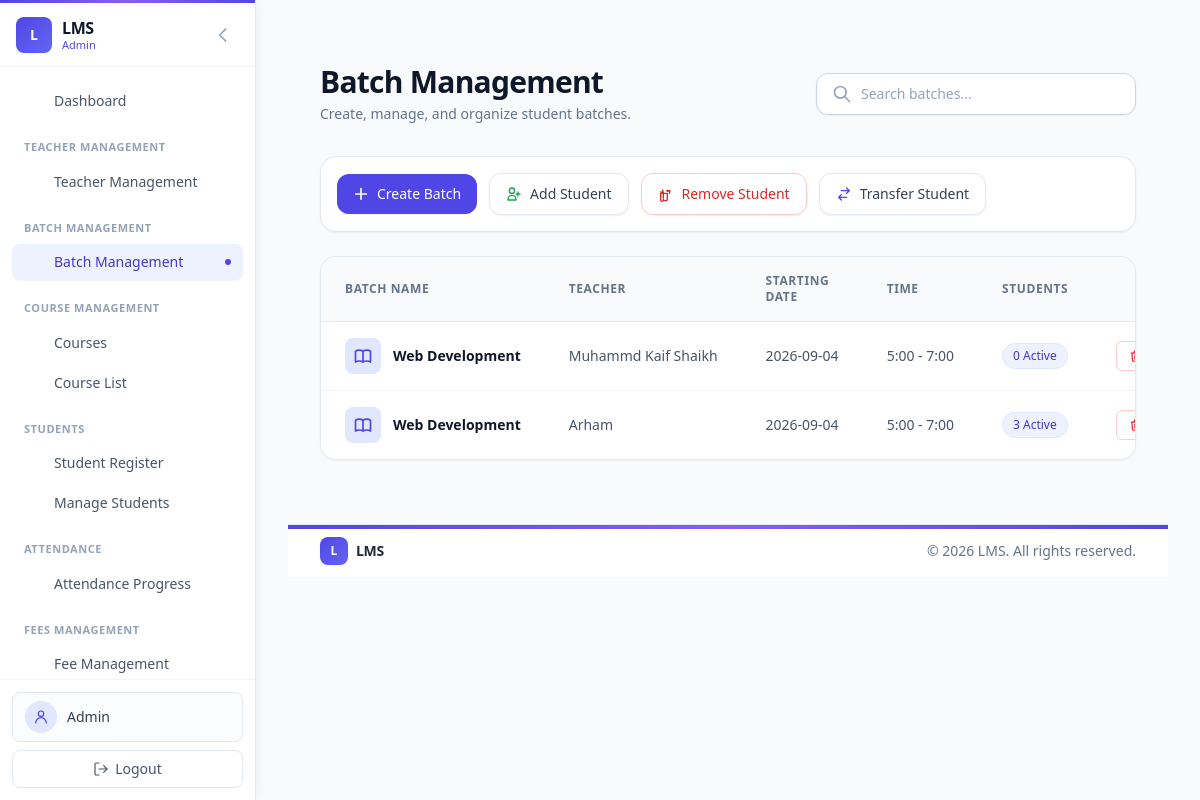
/admin/controller/teacher/batch_approval.php (signed in), run on the app's committed database.
### tables this page shows
CREATE TABLE `batches` (
  `id` int(11) NOT NULL,
  `batch_name` varchar(100) NOT NULL,
  `starting_date` date NOT NULL,
  `batch_time` varchar(50) NOT NULL,
  `teacher_id` int(11) NOT NULL,
  `status` enum('pending','approved','rejected') NOT NULL DEFAULT 'pending',
  `created_at` timestamp NOT NULL DEFAULT current_timestamp()
);

CREATE TABLE `users` (
  `id` int(11) NOT NULL,
  `full_name` varchar(100) NOT NULL,
  `email` varchar(100) NOT NULL,
  `password` varchar(255) NOT NULL,
  `contact` varchar(20) NOT NULL,
  `role` enum('admin','teacher','accountant') NOT NULL,
  `status` enum('pending','approved','rejected') NOT NULL DEFAULT 'pending',
  `created_at` timestamp NOT NULL DEFAULT current_timestamp()
);

### admin/controller/teacher/batch_approval.php (called while the page is built, shortened)
<?php
$batchModel = new Batch($conn);
$batches = $batchModel->getAllBatchesWithDetails();
include BASE_PATH . 'admin/view/teacher/batch_approval.php';
?>

### includes/autoload.php (called while the page is built, shortened)
<?php
spl_autoload_register(function ($class_name) {
    $model_file = BASE_PATH . 'models/' . $class_name . '.php';
});

### models/Batch.php (called while the page is built, shortened)
<?php
class Batch
{
    private $conn;
    public function __construct($conn)
    {
        $this->conn = $conn;
    }
    public function getAllBatchesWithDetails()
    {
        $batches = [];
        $sql = "
            SELECT
                b.id,
                b.batch_name,
                b.starting_date,
                b.batch_time,
                b.status,
                b.created_at,
                b.teacher_id,
                u.full_name AS teacher_name,
                COUNT(bs.student_id) AS total_students
            FROM batches b
            JOIN users u ON b.teacher_id = u.id
            LEFT JOIN batch_students bs ON bs.batch_id = b.id
            GROUP BY b.id, b.batch_name, b.starting_date, b.batch_time, b.status, b.created_at, b.teacher_id, u.full_name
            ORDER BY b.created_at DESC
        ";
        $result = $this->conn->query($sql);
        if ($result) {
            while ($row = $result->fetch_assoc()) {
                $batches[] = $row;
            }
        }
        return $batches;
    }
}

### admin/view/teacher/batch_approval.php (the view, shortened to what this page needs)
<div class="max-w-7xl mx-auto px-4 sm:px-6 lg:px-8 py-8">
    <div class="flex flex-col sm:flex-row sm:items-center sm:justify-between gap-4 mb-8">
        <div>
            <h1 class="text-3xl font-bold text-slate-900 tracking-tight">Batch Management</h1>
            <p class="text-sm text-slate-500 mt-1">Create, manage, and organize student batches.</p>
        </div>
        <div class="relative w-full sm:w-80">
            <div class="absolute inset-y-0 left-0 pl-4 flex items-center pointer-events-none text-slate-400">
            </div>
            <input
                type="text"
                id="batch-search"
                placeholder="Search batches..."
                class="block w-full pl-11 pr-4 py-2.5 bg-white border border-slate-300 rounded-xl shadow-sm text-sm text-slate-700 placeholder-slate-400 focus:outline-none focus:ring-2 focus:ring-indigo-500 focus:border-indigo-500 transition-all"
            >
        </div>
    </div>
    <div class="bg-white p-4 rounded-2xl border border-slate-200 shadow-sm mb-6 flex flex-wrap items-center gap-3">
        <button type="button" onclick="openModal('createBatchModal')" class="inline-flex items-center gap-2 bg-indigo-600 hover:bg-indigo-700 text-white font-medium text-sm py-2.5 px-4 rounded-xl shadow-sm transition-colors">
            <svg class="h-4 w-4" fill="none" stroke="currentColor" viewBox="0 0 24 24"><path stroke-linecap="round" stroke-linejoin="round" stroke-width="2.5" d="M12 4v16m8-8H4"/></svg>
            Create Batch
        </button>
        <button type="button" onclick="openModal('addStudentModal')" class="inline-flex items-center gap-2 bg-white border border-slate-200 hover:bg-slate-50 text-slate-700 font-medium text-sm py-2.5 px-4 rounded-xl shadow-sm transition-colors">
            <svg class="h-4 w-4 text-green-600" fill="none" stroke="currentColor" viewBox="0 0 24 24"><path stroke-linecap="round" stroke-linejoin="round" stroke-width="2" d="M18 9v3m0 0v3m0-3h3m-3 0h-3m-2-5a4 4 0 11-8 0 4 4 0 018 0zM3 20a6 6 0 0112 0v1H3v-1z"/></svg>
            Add Student
        </button>
        <button type="button" onclick="openModal('removeStudentModal')" class="inline-flex items-center gap-2 bg-white border border-red-200 hover:bg-red-50 text-red-600 font-medium text-sm py-2.5 px-4 rounded-xl shadow-sm transition-colors">
            <svg class="h-4 w-4" fill="none" stroke="currentColor" viewBox="0 0 24 24"><path stroke-linecap="round" stroke-linejoin="round" stroke-width="2" d="M13 7h5m0 0l-1 4m1-4l-4 1M6 10h2m0 0L7 6m1 4l-4-1m4 9V11m0 10a2 2 0 01-2 2H6a2 2 0 01-2-2V11h10v9a2 2 0 01-2 2h-2a2 2 0 01-2-2z"/></svg>
            Remove Student
        </button>
        <button type="button" onclick="openModal('transferStudentModal')" class="inline-flex items-center gap-2 bg-white border border-slate-200 hover:bg-slate-50 text-slate-700 font-medium text-sm py-2.5 px-4 rounded-xl shadow-sm transition-colors">
            <svg class="h-4 w-4 text-indigo-600" fill="none" stroke="currentColor" viewBox="0 0 24 24"><path stroke-linecap="round" stroke-linejoin="round" stroke-width="2" d="M8 7h12m0 0l-4-4m4 4l-4 4m0 6H4m0 0l4 4m-4-4l4-4"/></svg>
            Transfer Student
        </button>
    </div>
    <div class="bg-white shadow-sm rounded-2xl border border-slate-200 overflow-hidden">
        <div class="overflow-x-auto">
            <table class="min-w-full divide-y divide-slate-200" id="batches-table">
                <thead class="bg-slate-50">
                    <tr>
                        <th class="px-6 py-4 text-left text-xs font-semibold text-slate-500 uppercase tracking-wider">Batch Name</th>
                        <th class="px-6 py-4 text-left text-xs font-semibold text-slate-500 uppercase tracking-wider">Teacher</th>
                        <th class="px-6 py-4 text-left text-xs font-semibold text-slate-500 uppercase tracking-wider">Starting Date</th>
                        <th class="px-6 py-4 text-left text-xs font-semibold text-slate-500 uppercase tracking-wider">Time</th>
                        <th class="px-6 py-4 text-left text-xs font-semibold text-slate-500 uppercase tracking-wider">Students</th>
                        <th class="px-6 py-4 text-right text-xs font-semibold text-slate-500 uppercase tracking-wider">Action</th>
                    </tr>
                </thead>
                <tbody class="bg-white divide-y divide-slate-100">
                    <?php foreach ($batches as $batch): ?>
                        <tr class="hover:bg-slate-50 transition-colors">
                            <td class="px-6 py-4 whitespace-nowrap">
                                <div class="flex items-center gap-3">
                                    <div class="h-9 w-9 rounded-lg bg-indigo-100 flex items-center justify-center flex-shrink-0">
                                    </div>
                                    <span class="text-sm font-semibold text-slate-900"><?php echo htmlspecialchars($batch['batch_name']); ?></span>
                                </div>
                            </td>
                            <td class="px-6 py-4 whitespace-nowrap text-sm text-slate-600"><?php echo htmlspecialchars($batch['teacher_name']); ?></td>
                            <td class="px-6 py-4 whitespace-nowrap text-sm text-slate-600"><?php echo htmlspecialchars($batch['starting_date']); ?></td>
                            <td class="px-6 py-4 whitespace-nowrap text-sm text-slate-600"><?php echo htmlspecialchars($batch['batch_time']); ?></td>
                            <td class="px-6 py-4 whitespace-nowrap text-sm text-slate-600">
                                <span class="inline-flex items-center px-2.5 py-1 rounded-full text-xs font-medium bg-indigo-50 text-indigo-700 border border-indigo-100">
                                    <?php echo $batch['total_students']; ?> Active
                                </span>
                            </td>
                            <td class="px-6 py-4 whitespace-nowrap text-right text-sm font-medium">
                                <form method="POST" action="" onsubmit="return confirm('Are you sure you want to delete this batch?');">
                                    <button type="submit" class="inline-flex items-center gap-1.5 text-red-600 hover:text-white hover:bg-red-600 px-3 py-1.5 rounded-md border border-red-200 hover:border-red-600 transition-all text-xs font-medium">
                                        <svg class="h-3.5 w-3.5" fill="none" stroke="currentColor" viewBox="0 0 24 24"><path stroke-linecap="round" stroke-linejoin="round" stroke-width="2" d="M19 7l-.867 12.142A2 2 0 0116.138 21H7.862a2 2 0 01-1.995-1.858L5 7m5 4v6m4-6v6m1-10V4a1 1 0 00-1-1h-4a1 1 0 00-1 1v3M4 7h16"/></svg>
                                    </button>
                                </form>
                            </td>
                        </tr>
                    <?php endforeach; ?>
                </tbody>
            </table>
        </div>
    </div>
</div>

### data on the page
batches: batch_name "Web Development", teacher.full_name "Muhammd Kaif Shaikh", starting_date "2026-09-04", batch_time "5:00 - 7:00", total_students "0"
batches: batch_name "Web Development", teacher.full_name "Arham", starting_date "2026-09-04", batch_time "5:00 - 7:00", total_students "3"

### other printed values
$role "Admin"
$item['label'] "Dashboard"
$group['label'] "TEACHER MANAGEMENT"
$item['label'] "Teacher Management"
$group['label'] "BATCH MANAGEMENT"
$item['label'] "Batch Management"
$group['label'] "COURSE MANAGEMENT"
$item['label'] "Courses"
$item['label'] "Course List"
$group['label'] "STUDENTS"
$item['label'] "Student Register"
$item['label'] "Manage Students"
$group['label'] "ATTENDANCE"
$item['label'] "Attendance Progress"
$group['label'] "FEES MANAGEMENT"
